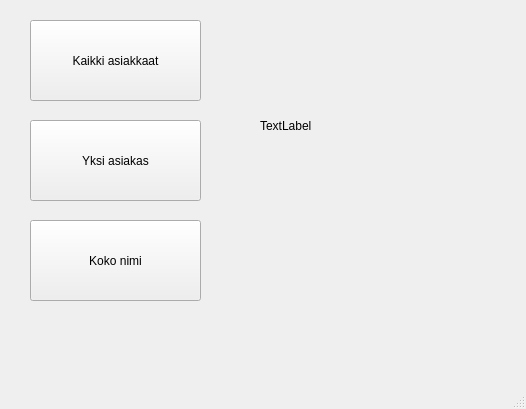
<?xml version="1.0" encoding="UTF-8"?>
<ui version="4.0">
 <class>MainWindow</class>
 <widget class="QMainWindow" name="MainWindow">
  <property name="geometry">
   <rect>
    <x>0</x>
    <y>0</y>
    <width>526</width>
    <height>409</height>
   </rect>
  </property>
  <property name="windowTitle">
   <string>MainWindow</string>
  </property>
  <widget class="QWidget" name="centralwidget">
   <widget class="QPushButton" name="btnGetAllPersons">
    <property name="geometry">
     <rect>
      <x>30</x>
      <y>20</y>
      <width>171</width>
      <height>81</height>
     </rect>
    </property>
    <property name="text">
     <string>Kaikki asiakkaat</string>
    </property>
   </widget>
   <widget class="QPushButton" name="btnGetOnePerson">
    <property name="geometry">
     <rect>
      <x>30</x>
      <y>120</y>
      <width>171</width>
      <height>81</height>
     </rect>
    </property>
    <property name="text">
     <string>Yksi asiakas</string>
    </property>
   </widget>
   <widget class="QPushButton" name="btnGetFullname">
    <property name="geometry">
     <rect>
      <x>30</x>
      <y>220</y>
      <width>171</width>
      <height>81</height>
     </rect>
    </property>
    <property name="text">
     <string>Koko nimi</string>
    </property>
   </widget>
   <widget class="QLabel" name="labelResult">
    <property name="geometry">
     <rect>
      <x>260</x>
      <y>20</y>
      <width>231</width>
      <height>211</height>
     </rect>
    </property>
    <property name="text">
     <string>TextLabel</string>
    </property>
   </widget>
  </widget>
  <widget class="QMenuBar" name="menubar">
   <property name="geometry">
    <rect>
     <x>0</x>
     <y>0</y>
     <width>526</width>
     <height>21</height>
    </rect>
   </property>
  </widget>
  <widget class="QStatusBar" name="statusbar"/>
 </widget>
 <resources/>
 <connections/>
</ui>
